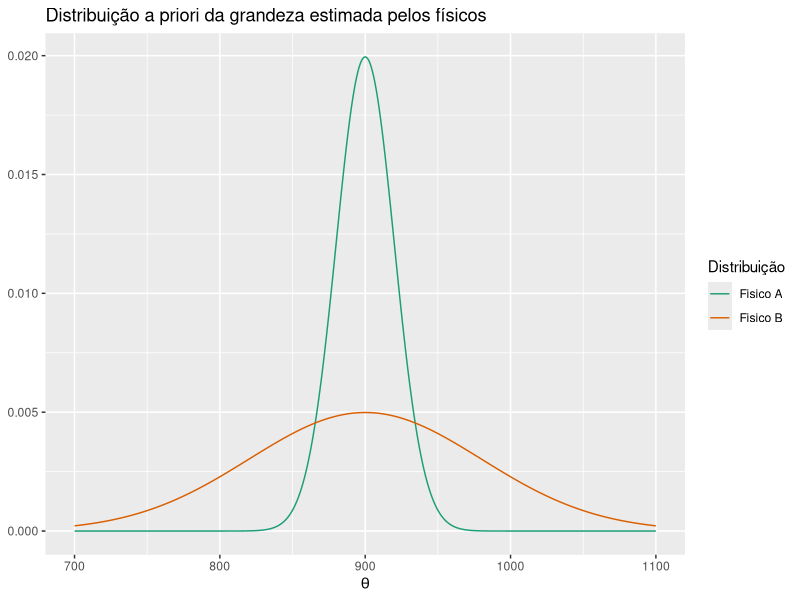
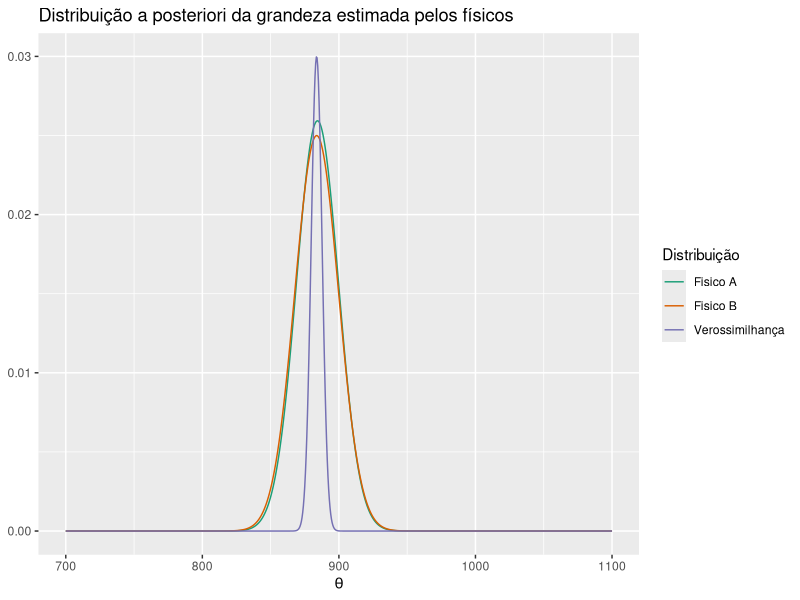
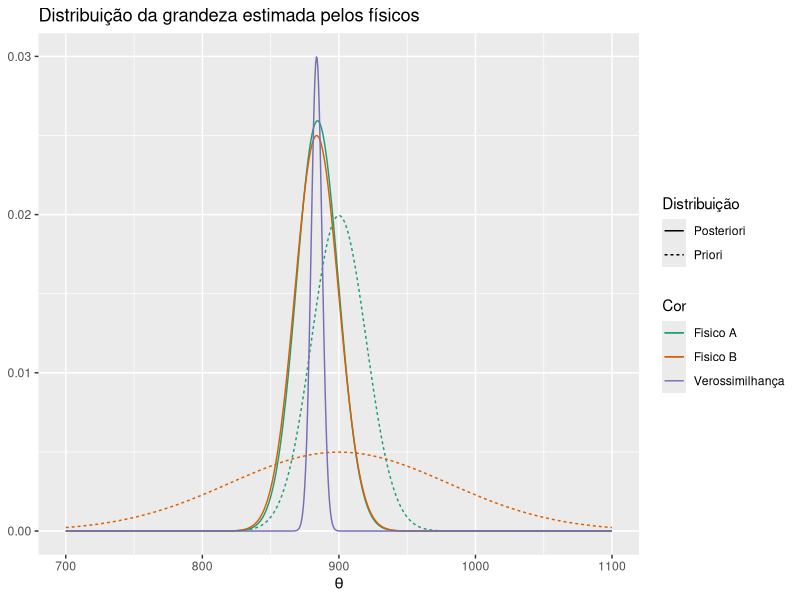
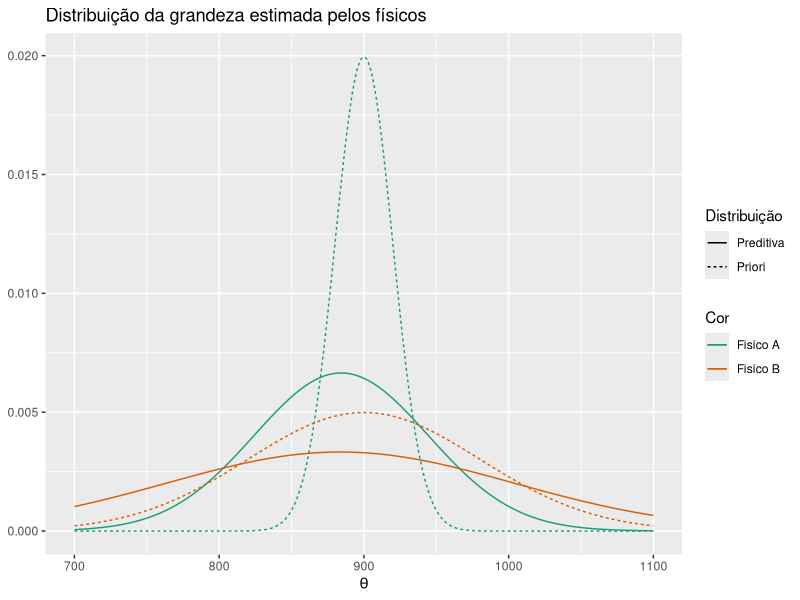

The R script that drew these images, in order:
## ---- chunk 1
knitr::opts_chunk$set(echo = TRUE)
## ---- chunk 2
library(tidyverse)

dados <- c(921.3429, 910.8055, 879.7302, 899.3456, 837.7587, 880.95, 830.4974, 856.1041, 777.5677, 983.3444, 981.048, 863.2836, 943.1702, 904.5064, 831.879, 854.2947, 920.2139, 839.7896, 897.0014, 839.3796, 872.4004, 884.6379, 892.7966, 897.9938, 840.228, 823.2803, 903.4257, 798.5764, 862.5581, 938.8837, 894.951, 871.0477, 863.9725, 857.6077, 856.3452, 906.6818, 859.7368, 876.7236, 868.8648, 900.386, 839.8117, 878.5936, 866.6935, 921.2941, 877.8528, 897.6217, 894.6499, 830.6403, 935.6717, 948.9588, 888.0726, 788.6694, 877.4076, 863.1756, 982.6952, 934.724, 898.8038, 874.8416, 905.8379, 843.0447, 877.0727, 894.5569, 959.8427, 826.6365, 907.9904, 912.9051, 912.4662, 975.3224, 922.8291, 934.6569, 953.236, 833.5084, 842.0623, 885.3881, 918.0987, 842.0927, 875.6968, 826.3312, 870.4634, 866.2226, 845.4767, 914.2475, 922.4006, 832.359, 877.5627, 887.8087, 879.4061, 925.3103, 877.6632, 877.3689, 854.1189, 904.5891, 882.893, 866.3494, 892.4554, 908.3249, 873.6439, 914.1283, 879.8893, 843.1085)


# gera a priori e a posteriori de uma normal com media desconhecida e sigma conhecido

norm <- function(samp, sigma = 40, mu = 900, tau0 = 20){

   n <- length(samp)
   xbar <- mean(samp)
   
   ver <- function(x) exp(- n/(2*sigma^2) * (xbar - x)^2)
   
   
   mu.post <- (tau0^(-2)*mu + n*sigma^(-2)*xbar)/ (tau0^(-2) + n * sigma^(-2))
   sigma.post <- (tau0^(-2) + n*sigma^(-2))^(-1)
   
   theta <- seq(mu - 10* sigma, mu + 10 * sigma,0.5)
   
   
   tibble(theta = theta,
          priori = dnorm(theta,mu,tau0),
          post = dnorm(theta,mu.post,sigma.post),
          ver = ver(theta),
          pred = dnorm(theta,mu.post,tau0+sigma))

}


## ---- chunk 3

a <- rbind(norm(dados, tau0 = 20) %>% mutate(cor = "Fisico A"),
      norm(dados, tau0 = 80) %>% mutate(cor = "Fisico B"))

a %>%
  ggplot(aes(x = theta)) +
  geom_line(aes(y = priori, color = cor)) +
  scale_colour_brewer(name = "Distribuição", type = "qual", palette = "Dark2")+
  scale_x_continuous(name = expression(theta), limits = c(700, 1100))+
     theme(axis.title.y=element_blank()) +
  ggtitle("Distribuição a priori da grandeza estimada pelos físicos")

## ---- chunk 4
a %>%
  ggplot(aes(x = theta)) +
  geom_line(aes(y = post, color = cor)) +
  geom_line(aes(y = 0.03* ver, colour = "Verossimilhança")) +
  scale_colour_brewer(name = "Distribuição", type = "qual", palette = "Dark2")+
  scale_x_continuous(name = expression(theta), limits = c(700, 1100))+
     theme(axis.title.y=element_blank()) +
  ggtitle("Distribuição a posteriori da grandeza estimada pelos físicos")

## ---- chunk 5
a %>%
  ggplot(aes(x = theta)) +
  geom_line(aes(y = post, color = cor, linetype = "Posteriori")) +
  geom_line(aes(y = priori, color = cor, linetype = "Priori")) +
  geom_line(aes(y = 0.03* ver, colour = "Verossimilhança")) +
  scale_colour_brewer(name = "Cor", type = "qual", palette = "Dark2")+
  scale_x_continuous(name = expression(theta), limits = c(700, 1100))+
     theme(axis.title.y=element_blank()) +
  ggtitle("Distribuição da grandeza estimada pelos físicos")+
  scale_linetype(name = "Distribuição")

## ---- chunk 6
a %>%
  ggplot(aes(x = theta)) +
  geom_line(aes(y = pred, color = cor, linetype = "Preditiva")) +
  geom_line(aes(y = priori, color = cor, linetype = "Priori")) +
  scale_colour_brewer(name = "Cor", type = "qual", palette = "Dark2")+
  scale_x_continuous(name = expression(theta), limits = c(700, 1100))+
     theme(axis.title.y=element_blank()) +
  ggtitle("Distribuição da grandeza estimada pelos físicos")+
  scale_linetype(name = "Distribuição")

